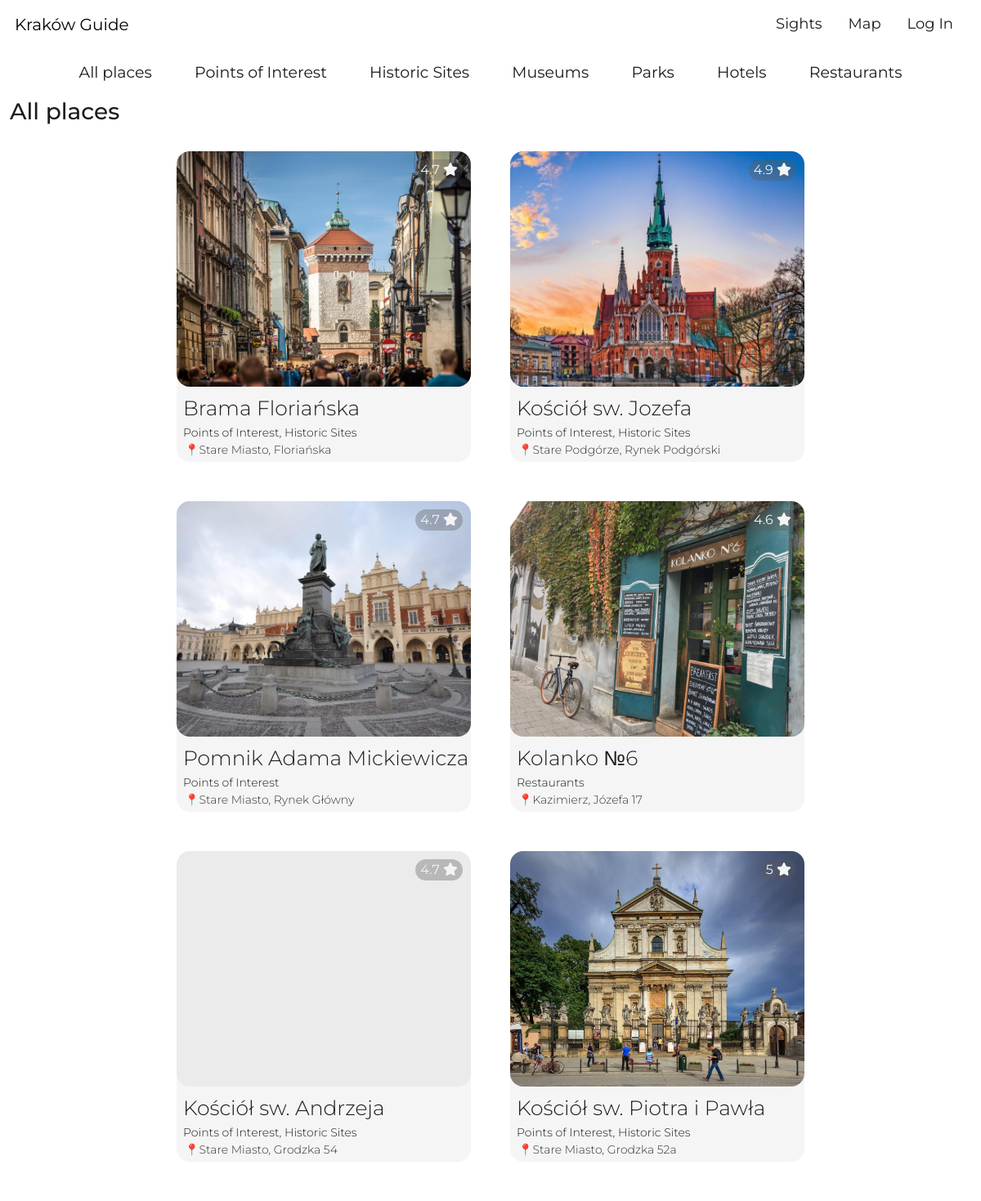
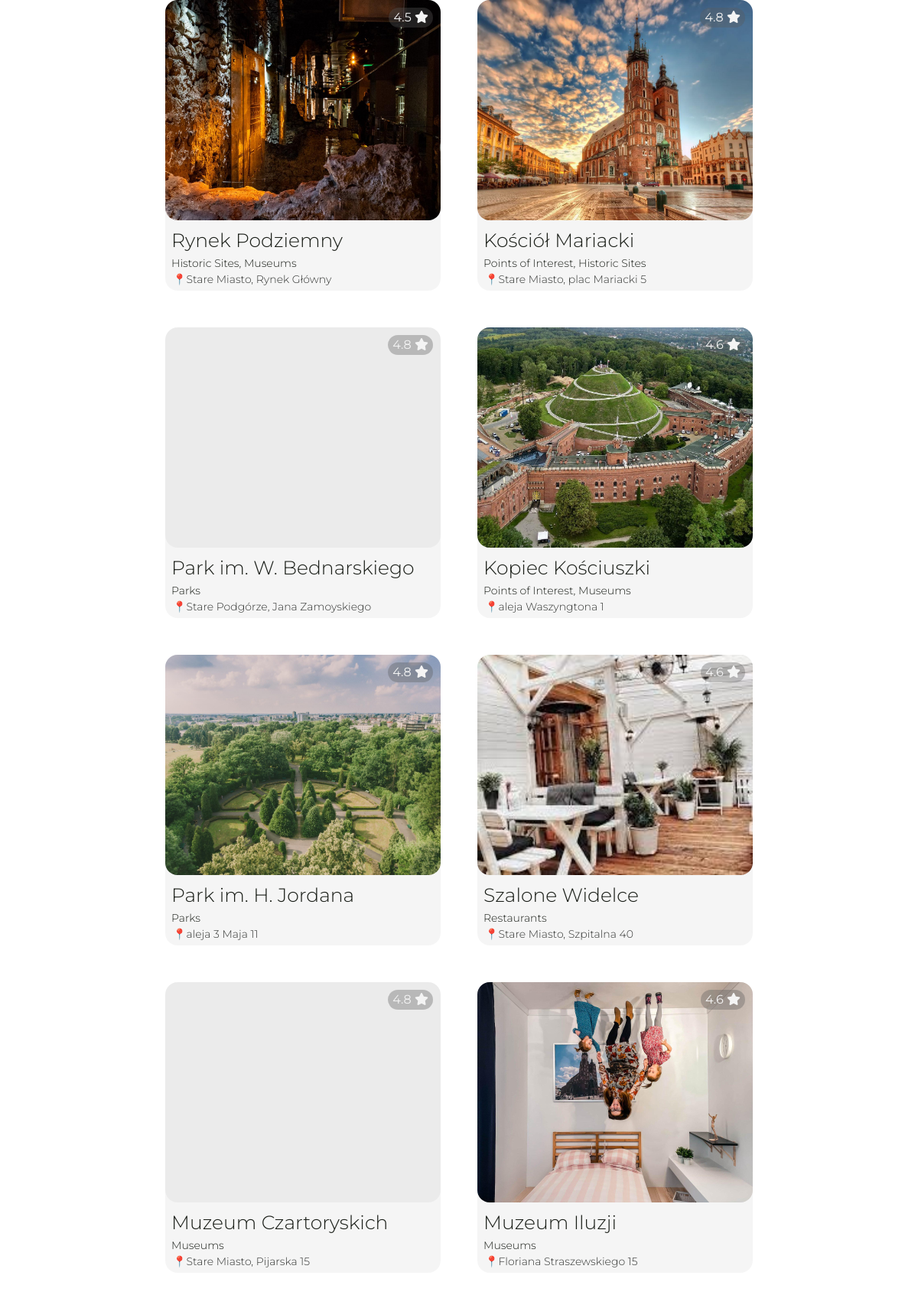
Screenshot of /category/all-places (upper part) with the database file from the repository (2 pictures, top to bottom).
### tables this page shows
CREATE TABLE sights (sight_id INTEGER PRIMARY KEY AUTOINCREMENT NOT NULL, name TEXT NOT NULL, address TEXT, mark NUMERIC, categories TEXT, photos TEXT, description TEXT);

### app.py (the view)
@app.route("/category/<name>")
def category(name):
    sights_id = []
    try:
        rows = query_db("SELECT sight_id FROM favourites WHERE user_id = ?", (session["user_id"],))
        for row in rows:
            sights_id.append(int(row[0]))
    except:
        sights_id = []
    if name == 'all-places':
        fullname = 'All places'
        sights = query_db("SELECT * FROM sights")
        return render_template("category.html", sights=sights, name=fullname, favourites=sights_id)
    fullname = query_db("SELECT fullname FROM categories WHERE name = ?", (name,))[0][0]
    sights = query_db("SELECT * FROM sights WHERE categories LIKE ?", ('%' + fullname + '%',))
    return render_template("category.html", sights=sights, name=fullname, favourites=sights_id)

### app.py (called while the page is built)
def get_db():
    db = getattr(g, '_database', None)
    if db is None:
        db = g._database = sqlite3.connect(DATABASE)
    return db

@app.teardown_appcontext
def close_connection(exception):
    db = getattr(g, '_database', None)
    if db is not None:
        db.close()

def query_db(query, args=(), one=False):
    cur = get_db().execute(query, args)
    rv = cur.fetchall()
    cur.close()
    return (rv[0] if rv else None) if one else rv

@app.after_request
def after_request(response):
    response.headers["Cache-Control"] = "no-cache, no-store, must-revalidate"
    response.headers["Expires"] = 0
    response.headers["Pragma"] = "no-cache"
    return response

### templates/category.html (shortened to what this page needs)
{% extends "layout.html" %}
{% block main %}
<div class="categories p-3" id="places">
    <a href="{{ url_for('category', name='all-places') }}" class="category-link px-sm-1 px-md-2 px-lg-3 px-xl-4 all-places">All places</a>
    <a href="{{ url_for('category', name='points-of-interest') }}" class="category-link px-sm-1 px-md-2 px-lg-3 px-xl-4 points-of-interest">Points of Interest</a>
    <a href="{{ url_for('category', name='historic-sites') }}" class="category-link px-sm-1 px-md-2 px-lg-3 px-xl-4 historic-sites">Historic Sites</a>
    <a href="{{ url_for('category', name='museums') }}" class="category-link px-sm-1 px-md-2 px-lg-3 px-xl-4 museums">Museums</a>
    <a href="{{ url_for('category', name='parks') }}" class="category-link px-sm-1 px-md-2 px-lg-3 px-xl-4 parks">Parks</a>
    <a href="{{ url_for('category', name='hotels') }}" class="category-link px-sm-1 px-md-2 px-lg-3 px-xl-4 hotels">Hotels</a>
    <a href="{{ url_for('category', name='restaurants') }}" class="category-link px-sm-1 px-md-2 px-lg-3 px-xl-4 restaurants">Restaurants</a>
</div>
<div >
    <h3 id="category-title">{{ name }}</h3>
    <div class="container-xxl">
        <div class="row row-cols-auto justify-content-center">
            {% for sight in sights %}
            <div class="card p-0 m-4">
                <div class="card_image" style="background-image: url('../static/sights/{{ sight[0] }}.jpg');"></div>
                <div class="card_name ps-2 pt-2">{{ sight[1] }}</div>
                <a href="/card/{{ sight[0] }}" class="stretched-button stretched-link ps-2" type="submit">{{ sight[4] }}</a>
                <p class="location">📍{{ sight[2] }}</p>
                <form action="/favourite" method="post">
                    <button class="stretched-link favourite" type="submit" autocomplete="off">
                        {{ sight[3] }}
                        {% if sight[0] in favourites %}
                        <i class="fa-solid fa-star favourited"></i>
                        {% else %}
                        <i class="fa-solid fa-star"></i>
                        {% endif %}
                    </button>
                </form>
            </div>
            {% endfor %}
        </div>
    </div>
</div>
{% endblock %}

### static/styles.css (style rules this page uses)
body { font-family: "Montserrat", "Verdana", sans-serif; color: #1A1E18; background-color: #FFFFFF; }
h3 { text-align: start; }
.categories a { font-size: 19px; text-decoration: none; color: #1A1E18; }
.card { height: 380px; text-align: left; color: #1A1E18; background-color: rgba(0, 0, 0, 0.04); border: none; border-radius: 16px; }
.card p { position: relative; margin: 0 0 0 10px; font-size: 14px; font-weight: 300; color: #323432; }
.card .stretched-button { font-size: 14px; font-weight: 300; text-decoration: none; color: #1A1E18; border: none; }
.card .card_image { max-width: 88dvw; width: 360px; height: 288px; background-color: inherit; background-size: contain; background-repeat: no-repeat; border-radius: 16px; }
.card .card_name { font-size: 25px; font-weight: 300; }
.favourite { position: absolute; top: 10px; right: 10px; color: #F4F4F4; background-color: rgba(90, 89, 89, 0.35); border: none; border-radius: 16px; }
.favourite .fa-solid.fa-star { color: #F4F4F4; }

### rows the page displays
sights: shows a picture, name "Brama Floriańska", categories "Points of Interest, Historic Sites", address "Stare Miasto, Floriańska", mark "4.7"
sights: shows a picture, name "Kościół sw. Jozefa", categories "Points of Interest, Historic Sites", address "Stare Podgórze, Rynek Podgórski", mark "4.9"
sights: shows a picture, name "Pomnik Adama Mickiewicza", categories "Points of Interest", address "Stare Miasto, Rynek Główny", mark "4.7"
sights: shows a picture, name "Kolanko №6", categories "Restaurants", address "Kazimierz, Józefa 17", mark "4.6"
sights: name "Kościół sw. Andrzeja", categories "Points of Interest, Historic Sites", address "Stare Miasto, Grodzka 54", mark "4.7"
sights: shows a picture, name "Kościół sw. Piotra i Pawła", categories "Points of Interest, Historic Sites", address "Stare Miasto, Grodzka 52a", mark "5"
sights: shows a picture, name "Rynek Podziemny", categories "Historic Sites, Museums", address "Stare Miasto, Rynek Główny", mark "4.5"
sights: shows a picture, name "Kościół Mariacki", categories "Points of Interest, Historic Sites", address "Stare Miasto, plac Mariacki 5", mark "4.8"
sights: name "Park im. W. Bednarskiego", categories "Parks", address "Stare Podgórze, Jana Zamoyskiego", mark "4.8"
sights: shows a picture, name "Kopiec Kościuszki", categories "Points of Interest, Museums", address "aleja Waszyngtona 1", mark "4.6"
sights: shows a picture, name "Park im. H. Jordana", categories "Parks", address "aleja 3 Maja 11", mark "4.8"
sights: shows a picture, name "Szalone Widelce", categories "Restaurants", address "Stare Miasto, Szpitalna 40", mark "4.6"
sights: name "Muzeum Czartoryskich", categories "Museums", address "Stare Miasto, Pijarska 15", mark "4.8"
sights: shows a picture, name "Muzeum Iluzji", categories "Museums", address "Floriana Straszewskiego 15", mark "4.6"

### other values shown
{{ name }} "All places"
